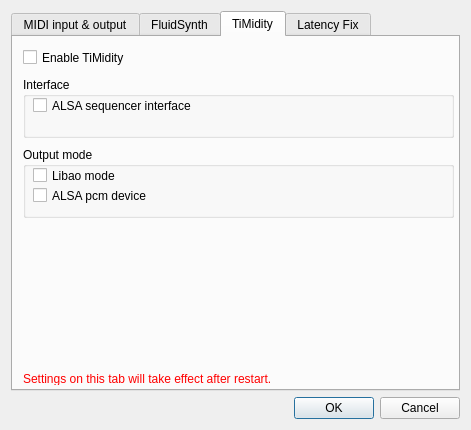
<?xml version="1.0" encoding="UTF-8"?>
<ui version="4.0">
 <class>GuiMidiSettingsDialog</class>
 <widget class="QDialog" name="GuiMidiSettingsDialog">
  <property name="geometry">
   <rect>
    <x>0</x>
    <y>0</y>
    <width>471</width>
    <height>430</height>
   </rect>
  </property>
  <property name="windowTitle">
   <string notr="true">Dialog</string>
  </property>
  <layout class="QVBoxLayout" name="verticalLayout">
   <item>
    <widget class="QTabWidget" name="midiSetupTabWidget">
     <property name="tabShape">
      <enum>QTabWidget::Rounded</enum>
     </property>
     <property name="currentIndex">
      <number>2</number>
     </property>
     <widget class="QWidget" name="tab">
      <attribute name="title">
       <string>MIDI input &amp;&amp; output</string>
      </attribute>
      <layout class="QVBoxLayout" name="verticalLayout_6">
       <item>
        <spacer name="verticalSpacer_2">
         <property name="orientation">
          <enum>Qt::Vertical</enum>
         </property>
         <property name="sizeType">
          <enum>QSizePolicy::Expanding</enum>
         </property>
         <property name="sizeHint" stdset="0">
          <size>
           <width>396</width>
           <height>28</height>
          </size>
         </property>
        </spacer>
       </item>
       <item>
        <widget class="QGroupBox" name="groupBox">
         <property name="title">
          <string>Select the MIDI devices</string>
         </property>
         <layout class="QVBoxLayout" name="verticalLayout_2">
          <item>
           <widget class="QTextEdit" name="midiInfoText">
            <property name="sizePolicy">
             <sizepolicy hsizetype="Expanding" vsizetype="Preferred">
              <horstretch>0</horstretch>
              <verstretch>0</verstretch>
             </sizepolicy>
            </property>
            <property name="maximumSize">
             <size>
              <width>16777215</width>
              <height>100</height>
             </size>
            </property>
            <property name="acceptDrops">
             <bool>false</bool>
            </property>
            <property name="readOnly">
             <bool>true</bool>
            </property>
           </widget>
          </item>
          <item>
           <layout class="QGridLayout" name="_2">
            <property name="sizeConstraint">
             <enum>QLayout::SetMinimumSize</enum>
            </property>
            <item row="0" column="0">
             <widget class="QLabel" name="label">
              <property name="text">
               <string>Midi Input Device:</string>
              </property>
              <property name="alignment">
               <set>Qt::AlignRight|Qt::AlignTrailing|Qt::AlignVCenter</set>
              </property>
             </widget>
            </item>
            <item row="0" column="1">
             <widget class="QComboBox" name="midiInputCombo"/>
            </item>
            <item row="1" column="0">
             <widget class="QLabel" name="label_2">
              <property name="text">
               <string>Midi Output Device:</string>
              </property>
              <property name="alignment">
               <set>Qt::AlignRight|Qt::AlignTrailing|Qt::AlignVCenter</set>
              </property>
             </widget>
            </item>
            <item row="1" column="1">
             <widget class="QComboBox" name="midiOutputCombo"/>
            </item>
           </layout>
          </item>
         </layout>
        </widget>
       </item>
       <item>
        <spacer name="verticalSpacer">
         <property name="orientation">
          <enum>Qt::Vertical</enum>
         </property>
         <property name="sizeType">
          <enum>QSizePolicy::Expanding</enum>
         </property>
         <property name="sizeHint" stdset="0">
          <size>
           <width>396</width>
           <height>28</height>
          </size>
         </property>
        </spacer>
       </item>
      </layout>
     </widget>
     <widget class="QWidget" name="tab_2">
      <attribute name="title">
       <string notr="true">FluidSynth</string>
      </attribute>
      <layout class="QVBoxLayout" name="verticalLayout_3">
       <item>
        <widget class="QCheckBox" name="enableFluidSynth">
         <property name="text">
          <string>Enable FluidSynth</string>
         </property>
        </widget>
       </item>
       <item>
        <widget class="QGroupBox" name="groupBox_3">
         <property name="title">
          <string>Sound Fonts</string>
         </property>
         <layout class="QVBoxLayout" name="verticalLayout_7">
          <item>
           <layout class="QHBoxLayout" name="horizontalLayout">
            <item>
             <widget class="QListWidget" name="soundFontList"/>
            </item>
            <item>
             <layout class="QVBoxLayout" name="verticalLayout_5">
              <item>
               <widget class="QPushButton" name="fluidAddButton">
                <property name="text">
                 <string>Add</string>
                </property>
               </widget>
              </item>
              <item>
               <widget class="QPushButton" name="fluidRemoveButton">
                <property name="text">
                 <string>Remove</string>
                </property>
               </widget>
              </item>
              <item>
               <spacer name="verticalSpacer_3">
                <property name="orientation">
                 <enum>Qt::Vertical</enum>
                </property>
                <property name="sizeHint" stdset="0">
                 <size>
                  <width>20</width>
                  <height>40</height>
                 </size>
                </property>
               </spacer>
              </item>
             </layout>
            </item>
           </layout>
          </item>
         </layout>
        </widget>
       </item>
       <item>
        <widget class="QGroupBox" name="fluidSettingsGroupBox">
         <property name="title">
          <string>Settings</string>
         </property>
         <layout class="QVBoxLayout" name="verticalLayout_4">
          <item>
           <layout class="QGridLayout" name="gridLayout">
            <item row="3" column="1">
             <widget class="QCheckBox" name="chorusCheck">
              <property name="text">
               <string>Chorus</string>
              </property>
             </widget>
            </item>
            <item row="2" column="2">
             <widget class="QLabel" name="label_9">
              <property name="text">
               <string>Sample Rate:</string>
              </property>
              <property name="alignment">
               <set>Qt::AlignRight|Qt::AlignTrailing|Qt::AlignVCenter</set>
              </property>
             </widget>
            </item>
            <item row="0" column="2">
             <widget class="QLabel" name="label_8">
              <property name="text">
               <string>Audio Driver:</string>
              </property>
              <property name="alignment">
               <set>Qt::AlignRight|Qt::AlignTrailing|Qt::AlignVCenter</set>
              </property>
             </widget>
            </item>
            <item row="1" column="2">
             <widget class="QLabel" name="label_7">
              <property name="text">
               <string>Audio Device:</string>
              </property>
              <property name="alignment">
               <set>Qt::AlignRight|Qt::AlignTrailing|Qt::AlignVCenter</set>
              </property>
             </widget>
            </item>
            <item row="2" column="4">
             <widget class="QComboBox" name="sampleRateCombo"/>
            </item>
            <item row="2" column="0">
             <widget class="QLabel" name="label_4">
              <property name="text">
               <string>Buffer Counts:</string>
              </property>
              <property name="alignment">
               <set>Qt::AlignRight|Qt::AlignTrailing|Qt::AlignVCenter</set>
              </property>
             </widget>
            </item>
            <item row="1" column="4">
             <widget class="QLineEdit" name="audioDeviceLineEdit">
              <property name="minimumSize">
               <size>
                <width>150</width>
                <height>0</height>
               </size>
              </property>
             </widget>
            </item>
            <item row="0" column="0">
             <widget class="QLabel" name="label_18">
              <property name="text">
               <string>Master Gain:</string>
              </property>
              <property name="alignment">
               <set>Qt::AlignRight|Qt::AlignTrailing|Qt::AlignVCenter</set>
              </property>
             </widget>
            </item>
            <item row="1" column="1">
             <widget class="QSpinBox" name="bufferSizeSpin">
              <property name="maximum">
               <number>999999999</number>
              </property>
             </widget>
            </item>
            <item row="3" column="0">
             <widget class="QCheckBox" name="reverbCheck">
              <property name="text">
               <string>Reverb</string>
              </property>
             </widget>
            </item>
            <item row="1" column="0">
             <widget class="QLabel" name="label_3">
              <property name="text">
               <string>Buffer Size:</string>
              </property>
              <property name="alignment">
               <set>Qt::AlignRight|Qt::AlignTrailing|Qt::AlignVCenter</set>
              </property>
             </widget>
            </item>
            <item row="0" column="4">
             <widget class="QComboBox" name="audioDriverCombo"/>
            </item>
            <item row="2" column="1">
             <widget class="QSpinBox" name="bufferCountsSpin">
              <property name="maximum">
               <number>999999999</number>
              </property>
             </widget>
            </item>
            <item row="0" column="1">
             <widget class="QDoubleSpinBox" name="masterGainSpin">
              <property name="maximum">
               <double>10.000000000000000</double>
              </property>
              <property name="value">
               <double>0.200000000000000</double>
              </property>
             </widget>
            </item>
           </layout>
          </item>
         </layout>
        </widget>
       </item>
       <item>
        <widget class="QLabel" name="label_5">
         <property name="palette">
          <palette>
           <active>
            <colorrole role="WindowText">
             <brush brushstyle="SolidPattern">
              <color alpha="255">
               <red>255</red>
               <green>0</green>
               <blue>0</blue>
              </color>
             </brush>
            </colorrole>
           </active>
           <inactive>
            <colorrole role="WindowText">
             <brush brushstyle="SolidPattern">
              <color alpha="255">
               <red>255</red>
               <green>0</green>
               <blue>0</blue>
              </color>
             </brush>
            </colorrole>
           </inactive>
           <disabled>
            <colorrole role="WindowText">
             <brush brushstyle="SolidPattern">
              <color alpha="255">
               <red>160</red>
               <green>162</green>
               <blue>162</blue>
              </color>
             </brush>
            </colorrole>
           </disabled>
          </palette>
         </property>
         <property name="text">
          <string>Settings on this tab will take effect after restart.</string>
         </property>
        </widget>
       </item>
      </layout>
     </widget>
     <widget class="QWidget" name="tab_4">
      <attribute name="title">
       <string notr="true">TiMidity</string>
      </attribute>
      <widget class="QCheckBox" name="enableTimidity">
       <property name="geometry">
        <rect>
         <x>10</x>
         <y>10</y>
         <width>431</width>
         <height>21</height>
        </rect>
       </property>
       <property name="text">
        <string>Enable TiMidity</string>
       </property>
      </widget>
      <widget class="QGroupBox" name="timiditySettingsGroupBox">
       <property name="geometry">
        <rect>
         <x>10</x>
         <y>40</y>
         <width>431</width>
         <height>61</height>
        </rect>
       </property>
       <property name="title">
        <string>Interface</string>
       </property>
       <widget class="QCheckBox" name="timiditySequencerInterface">
        <property name="geometry">
         <rect>
          <x>10</x>
          <y>20</y>
          <width>411</width>
          <height>17</height>
         </rect>
        </property>
        <property name="text">
         <string>ALSA sequencer interface</string>
        </property>
       </widget>
      </widget>
      <widget class="QGroupBox" name="timiditySettingsGroupBox2">
       <property name="geometry">
        <rect>
         <x>10</x>
         <y>110</y>
         <width>431</width>
         <height>71</height>
        </rect>
       </property>
       <property name="title">
        <string>Output mode</string>
       </property>
       <widget class="QCheckBox" name="timidityLibaoMode">
        <property name="geometry">
         <rect>
          <x>10</x>
          <y>20</y>
          <width>411</width>
          <height>17</height>
         </rect>
        </property>
        <property name="text">
         <string>Libao mode</string>
        </property>
       </widget>
       <widget class="QCheckBox" name="timidityPcmDevice">
        <property name="geometry">
         <rect>
          <x>10</x>
          <y>40</y>
          <width>411</width>
          <height>17</height>
         </rect>
        </property>
        <property name="text">
         <string>ALSA pcm device</string>
        </property>
       </widget>
      </widget>
      <widget class="QLabel" name="label_6">
       <property name="geometry">
        <rect>
         <x>10</x>
         <y>335</y>
         <width>429</width>
         <height>13</height>
        </rect>
       </property>
       <property name="palette">
        <palette>
         <active>
          <colorrole role="WindowText">
           <brush brushstyle="SolidPattern">
            <color alpha="255">
             <red>255</red>
             <green>0</green>
             <blue>0</blue>
            </color>
           </brush>
          </colorrole>
         </active>
         <inactive>
          <colorrole role="WindowText">
           <brush brushstyle="SolidPattern">
            <color alpha="255">
             <red>255</red>
             <green>0</green>
             <blue>0</blue>
            </color>
           </brush>
          </colorrole>
         </inactive>
         <disabled>
          <colorrole role="WindowText">
           <brush brushstyle="SolidPattern">
            <color alpha="255">
             <red>160</red>
             <green>162</green>
             <blue>162</blue>
            </color>
           </brush>
          </colorrole>
         </disabled>
        </palette>
       </property>
       <property name="text">
        <string>Settings on this tab will take effect after restart.</string>
       </property>
      </widget>
     </widget>
     <widget class="QWidget" name="tab_3">
      <attribute name="title">
       <string>Latency Fix</string>
      </attribute>
      <widget class="QPushButton" name="latencyFixButton">
       <property name="geometry">
        <rect>
         <x>40</x>
         <y>120</y>
         <width>121</width>
         <height>29</height>
        </rect>
       </property>
       <property name="text">
        <string>Latency</string>
       </property>
      </widget>
      <widget class="QLabel" name="latencyFixLabel">
       <property name="geometry">
        <rect>
         <x>200</x>
         <y>130</y>
         <width>195</width>
         <height>17</height>
        </rect>
       </property>
       <property name="text">
        <string>0 (msec)</string>
       </property>
       <property name="alignment">
        <set>Qt::AlignCenter</set>
       </property>
      </widget>
     </widget>
    </widget>
   </item>
   <item>
    <widget class="QDialogButtonBox" name="buttonBox">
     <property name="orientation">
      <enum>Qt::Horizontal</enum>
     </property>
     <property name="standardButtons">
      <set>QDialogButtonBox::Cancel|QDialogButtonBox::Ok</set>
     </property>
    </widget>
   </item>
  </layout>
  <zorder>buttonBox</zorder>
  <zorder>midiSetupTabWidget</zorder>
 </widget>
 <resources/>
 <connections>
  <connection>
   <sender>buttonBox</sender>
   <signal>accepted()</signal>
   <receiver>GuiMidiSettingsDialog</receiver>
   <slot>accept()</slot>
   <hints>
    <hint type="sourcelabel">
     <x>248</x>
     <y>254</y>
    </hint>
    <hint type="destinationlabel">
     <x>157</x>
     <y>274</y>
    </hint>
   </hints>
  </connection>
  <connection>
   <sender>buttonBox</sender>
   <signal>rejected()</signal>
   <receiver>GuiMidiSettingsDialog</receiver>
   <slot>reject()</slot>
   <hints>
    <hint type="sourcelabel">
     <x>316</x>
     <y>260</y>
    </hint>
    <hint type="destinationlabel">
     <x>286</x>
     <y>274</y>
    </hint>
   </hints>
  </connection>
 </connections>
</ui>
